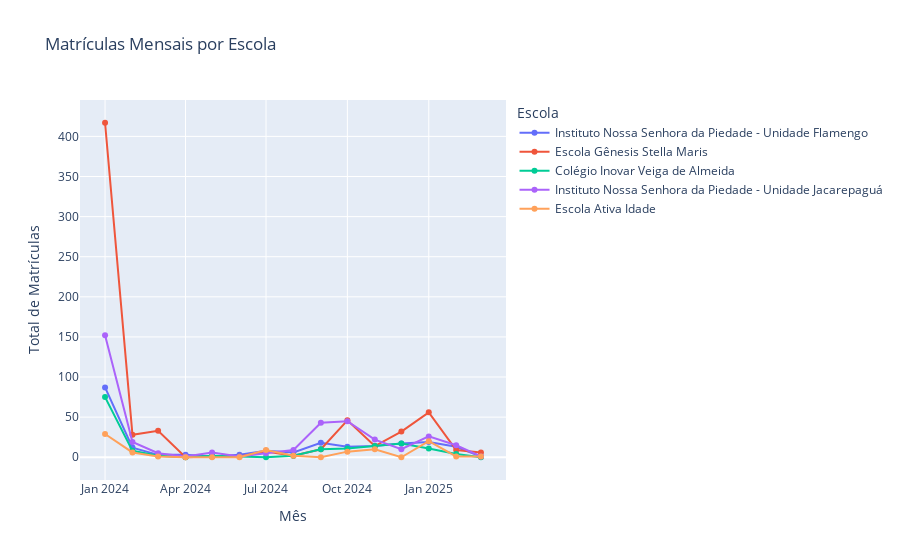

The code cell stored with this chart in its notebook:
### Markdown cell above
Perceba que em algumas(que eu deixei em destaque) temos que ignorar os primeiros dados, pois tratam provavelmente de dados antigos que a escola considerou como matrícula(Isso pode ser facilmente visto com o número de alunos da escola e porque não tem uma pico similar em janeiro).

### Code cell
import plotly.express as px

df_grouped = dados_brutos.groupby(['updated_month', 'Escolas'], as_index=False)['matriculas'].sum()
df_grouped['updated_month'] = pd.to_datetime(df_grouped['updated_month'], format='%m-%Y')
df_grouped = df_grouped.sort_values('updated_month')

lista_escolas = ['Escola Gênesis Stella Maris', 'Colégio Inovar Veiga de Almeida', 'Escola Ativa Idade', 'Instituto Nossa Senhora da Piedade - Unidade Flamengo', 'Instituto Nossa Senhora da Piedade - Unidade Jacarepaguá']

fig = px.line(
    df_grouped[df_grouped['Escolas'].isin(lista_escolas)],
    x='updated_month',
    y='matriculas',
    color='Escolas',
    markers=True,
    title='Matrículas Mensais por Escola'
)

fig.update_layout(
    xaxis_title='Mês',
    yaxis_title='Total de Matrículas',
    legend_title='Escola',
    hovermode='x unified'
)

fig.show()

### Figure 1 — Plotly figure (JSON) as saved in the notebook; plotly's stock layout.template omitted (floating-point values rounded to 4 significant figures)
{"data": [{"hovertemplate": "Escolas=Instituto Nossa Senhora da Piedade - Unidade Flamengo<br>updated_month=%{x}<br>matriculas=%{y}<extra></extra>", "legendgroup": "Instituto Nossa Senhora da Piedade - Unidade Flamengo", "line": {"color": "#636efa", "dash": "solid"}, "marker": {"symbol": "circle"}, "mode": "lines+markers", "name": "Instituto Nossa Senhora da Piedade - Unidade Flamengo", "orientation": "v", "showlegend": true, "type": "scatter", "x": ["2024-01-01T00:00:00.000000000", "2024-02-01T00:00:00.000000000", "2024-03-01T00:00:00.000000000", "2024-04-01T00:00:00.000000000", "2024-05-01T00:00:00.000000000", "2024-06-01T00:00:00.000000000", "2024-07-01T00:00:00.000000000", "2024-08-01T00:00:00.000000000", "2024-09-01T00:00:00.000000000", "2024-10-01T00:00:00.000000000", "2024-11-01T00:00:00.000000000", "2024-12-01T00:00:00.000000000", "2025-01-01T00:00:00.000000000", "2025-02-01T00:00:00.000000000", "2025-03-01T00:00:00.000000000"], "xaxis": "x", "y": [87.0, 12.0, 3.0, 3.0, 1.0, 3.0, 8.0, 6.0, 18.0, 13.0, 14.0, 17.0, 19.0, 13.0, 1.0], "yaxis": "y"}, {"hovertemplate": "Escolas=Escola Gênesis Stella Maris<br>updated_month=%{x}<br>matriculas=%{y}<extra></extra>", "legendgroup": "Escola Gênesis Stella Maris", "line": {"color": "#EF553B", "dash": "solid"}, "marker": {"symbol": "circle"}, "mode": "lines+markers", "name": "Escola Gênesis Stella Maris", "orientation": "v", "showlegend": true, "type": "scatter", "x": ["2024-01-01T00:00:00.000000000", "2024-02-01T00:00:00.000000000", "2024-03-01T00:00:00.000000000", "2024-04-01T00:00:00.000000000", "2024-05-01T00:00:00.000000000", "2024-06-01T00:00:00.000000000", "2024-07-01T00:00:00.000000000", "2024-08-01T00:00:00.000000000", "2024-09-01T00:00:00.000000000", "2024-10-01T00:00:00.000000000", "2024-11-01T00:00:00.000000000", "2024-12-01T00:00:00.000000000", "2025-01-01T00:00:00.000000000", "2025-02-01T00:00:00.000000000", "2025-03-01T00:00:00.000000000"], "xaxis": "x", "y": [417.0, 28.0, 33.0, 0.0, 1.0, 1.0, 7.0, 2.0, 10.0, 46.0, 14.0, 32.0, 56.0, 9.0, 6.0], "yaxis": "y"}, {"hovertemplate": "Escolas=Colégio Inovar Veiga de Almeida<br>updated_month=%{x}<br>matriculas=%{y}<extra></extra>", "legendgroup": "Colégio Inovar Veiga de Almeida", "line": {"color": "#00cc96", "dash": "solid"}, "marker": {"symbol": "circle"}, "mode": "lines+markers", "name": "Colégio Inovar Veiga de Almeida", "orientation": "v", "showlegend": true, "type": "scatter", "x": ["2024-01-01T00:00:00.000000000", "2024-02-01T00:00:00.000000000", "2024-03-01T00:00:00.000000000", "2024-04-01T00:00:00.000000000", "2024-05-01T00:00:00.000000000", "2024-06-01T00:00:00.000000000", "2024-07-01T00:00:00.000000000", "2024-08-01T00:00:00.000000000", "2024-09-01T00:00:00.000000000", "2024-10-01T00:00:00.000000000", "2024-11-01T00:00:00.000000000", "2024-12-01T00:00:00.000000000", "2025-01-01T00:00:00.000000000", "2025-02-01T00:00:00.000000000", "2025-03-01T00:00:00.000000000"], "xaxis": "x", "y": [75.0, 8.0, 2.0, 0.0, 2.0, 1.0, 0.0, 2.0, 10.0, 11.0, 14.0, 17.0, 11.0, 4.0, 0.0], "yaxis": "y"}, {"hovertemplate": "Escolas=Instituto Nossa Senhora da Piedade - Unidade Jacarepaguá<br>updated_month=%{x}<br>matriculas=%{y}<extra></extra>", "legendgroup": "Instituto Nossa Senhora da Piedade - Unidade Jacarepaguá", "line": {"color": "#ab63fa", "dash": "solid"}, "marker": {"symbol": "circle"}, "mode": "lines+markers", "name": "Instituto Nossa Senhora da Piedade - Unidade Jacarepaguá", "orientation": "v", "showlegend": true, "type": "scatter", "x": ["2024-01-01T00:00:00.000000000", "2024-02-01T00:00:00.000000000", "2024-03-01T00:00:00.000000000", "2024-04-01T00:00:00.000000000", "2024-05-01T00:00:00.000000000", "2024-06-01T00:00:00.000000000", "2024-07-01T00:00:00.000000000", "2024-08-01T00:00:00.000000000", "2024-09-01T00:00:00.000000000", "2024-10-01T00:00:00.000000000", "2024-11-01T00:00:00.000000000", "2024-12-01T00:00:00.000000000", "2025-01-01T00:00:00.000000000", "2025-02-01T00:00:00.000000000", "2025-03-01T00:00:00.000000000"], "xaxis": "x", "y": [152.0, 19.0, 5.0, 1.0, 6.0, 1.0, 5.0, 9.0, 43.0, 45.0, 22.0, 10.0, 26.0, 15.0, 1.0], "yaxis": "y"}, {"hovertemplate": "Escolas=Escola Ativa Idade<br>updated_month=%{x}<br>matriculas=%{y}<extra></extra>", "legendgroup": "Escola Ativa Idade", "line": {"color": "#FFA15A", "dash": "solid"}, "marker": {"symbol": "circle"}, "mode": "lines+markers", "name": "Escola Ativa Idade", "orientation": "v", "showlegend": true, "type": "scatter", "x": ["2024-01-01T00:00:00.000000000", "2024-02-01T00:00:00.000000000", "2024-03-01T00:00:00.000000000", "2024-04-01T00:00:00.000000000", "2024-05-01T00:00:00.000000000", "2024-06-01T00:00:00.000000000", "2024-07-01T00:00:00.000000000", "2024-08-01T00:00:00.000000000", "2024-09-01T00:00:00.000000000", "2024-10-01T00:00:00.000000000", "2024-11-01T00:00:00.000000000", "2024-12-01T00:00:00.000000000", "2025-01-01T00:00:00.000000000", "2025-02-01T00:00:00.000000000", "2025-03-01T00:00:00.000000000"], "xaxis": "x", "y": [29.0, 6.0, 1.0, 0.0, 0.0, 0.0, 9.0, 2.0, 0.0, 7.0, 10.0, 0.0, 20.0, 1.0, 1.0], "yaxis": "y"}], "layout": {"hovermode": "x unified", "legend": {"title": {"text": "Escola"}, "tracegroupgap": 0}, "title": {"text": "Matrículas Mensais por Escola"}, "xaxis": {"anchor": "y", "domain": [0, 1], "title": {"text": "Mês"}}, "yaxis": {"anchor": "x", "domain": [0, 1], "title": {"text": "Total de Matrículas"}}}}
